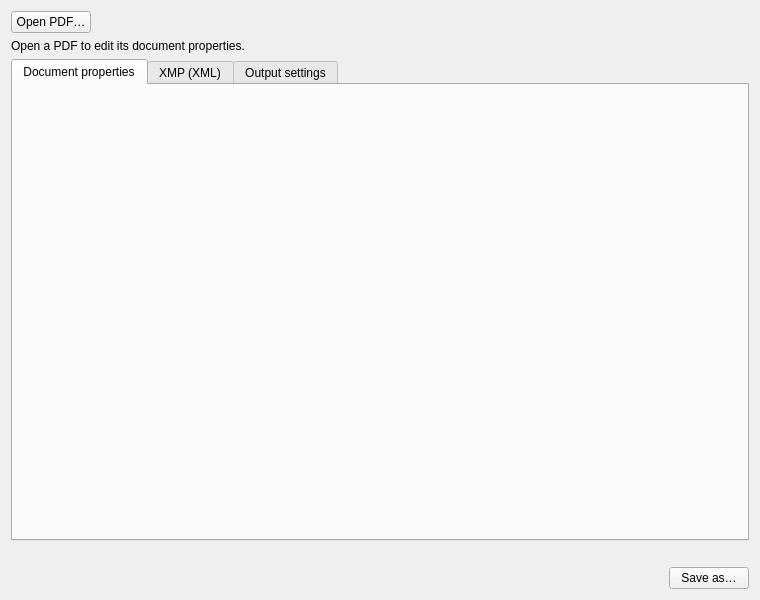
<?xml version="1.0" encoding="UTF-8"?>
<ui version="4.0">
 <class>MetadataWindow</class>
 <widget class="QWidget" name="MetadataWindow">
  <property name="geometry">
   <rect>
    <x>0</x>
    <y>0</y>
    <width>760</width>
    <height>600</height>
   </rect>
  </property>
  <property name="windowTitle">
   <string>PDF Metadata Editor</string>
  </property>
  <layout class="QVBoxLayout" name="main_layout">
   <item alignment="Qt::AlignLeft">
    <widget class="QPushButton" name="open_button">
     <property name="text">
      <string>Open PDF…</string>
     </property>
    </widget>
   </item>
   <item>
    <widget class="QLabel" name="info">
     <property name="text">
      <string>Open a PDF to edit its document properties.</string>
     </property>
     <property name="wordWrap">
      <bool>true</bool>
     </property>
    </widget>
   </item>
   <item>
    <widget class="QTabWidget" name="tabs">
     <widget class="Properties" name="properties">
      <attribute name="title">
       <string>Document properties</string>
      </attribute>
     </widget>
     <widget class="QPlainTextEdit" name="xml">
      <attribute name="title">
       <string>XMP (XML)</string>
      </attribute>
     </widget>
     <widget class="OutputOptions" name="options">
      <attribute name="title">
       <string>Output settings</string>
      </attribute>
     </widget>
    </widget>
   </item>
   <item>
    <widget class="QLabel" name="status">
     <property name="wordWrap">
      <bool>true</bool>
     </property>
    </widget>
   </item>
   <item>
    <layout class="QHBoxLayout" name="footer">
     <item>
      <spacer name="footer_stretch">
       <property name="orientation">
        <enum>Qt::Horizontal</enum>
       </property>
       <property name="sizeHint">
        <size>
         <width>0</width>
         <height>0</height>
        </size>
       </property>
      </spacer>
     </item>
     <item>
      <layout class="QHBoxLayout" name="task_slot" />
     </item>
     <item>
      <widget class="QPushButton" name="save">
       <property name="text">
        <string>Save as…</string>
       </property>
      </widget>
     </item>
    </layout>
   </item>
  </layout>
 </widget>
 <customwidgets>
  <customwidget>
   <class>OutputOptions</class>
   <extends>QWidget</extends>
   <header>.panels</header>
  </customwidget>
  <customwidget>
   <class>Properties</class>
   <extends>QWidget</extends>
   <header>.panels</header>
  </customwidget>
 </customwidgets>
 <resources />
 <connections />
</ui>
